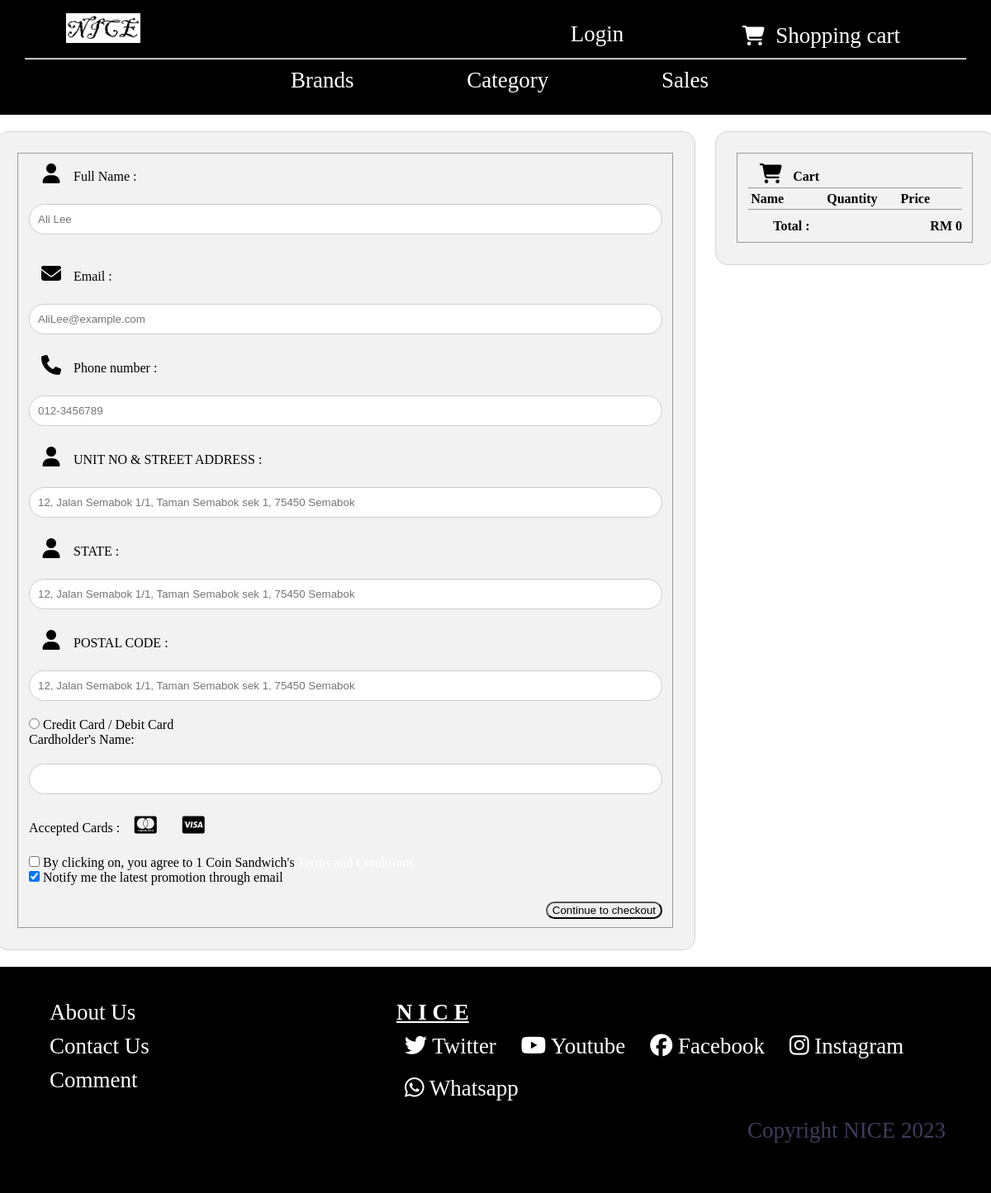
The app's page /payment.php, older data.
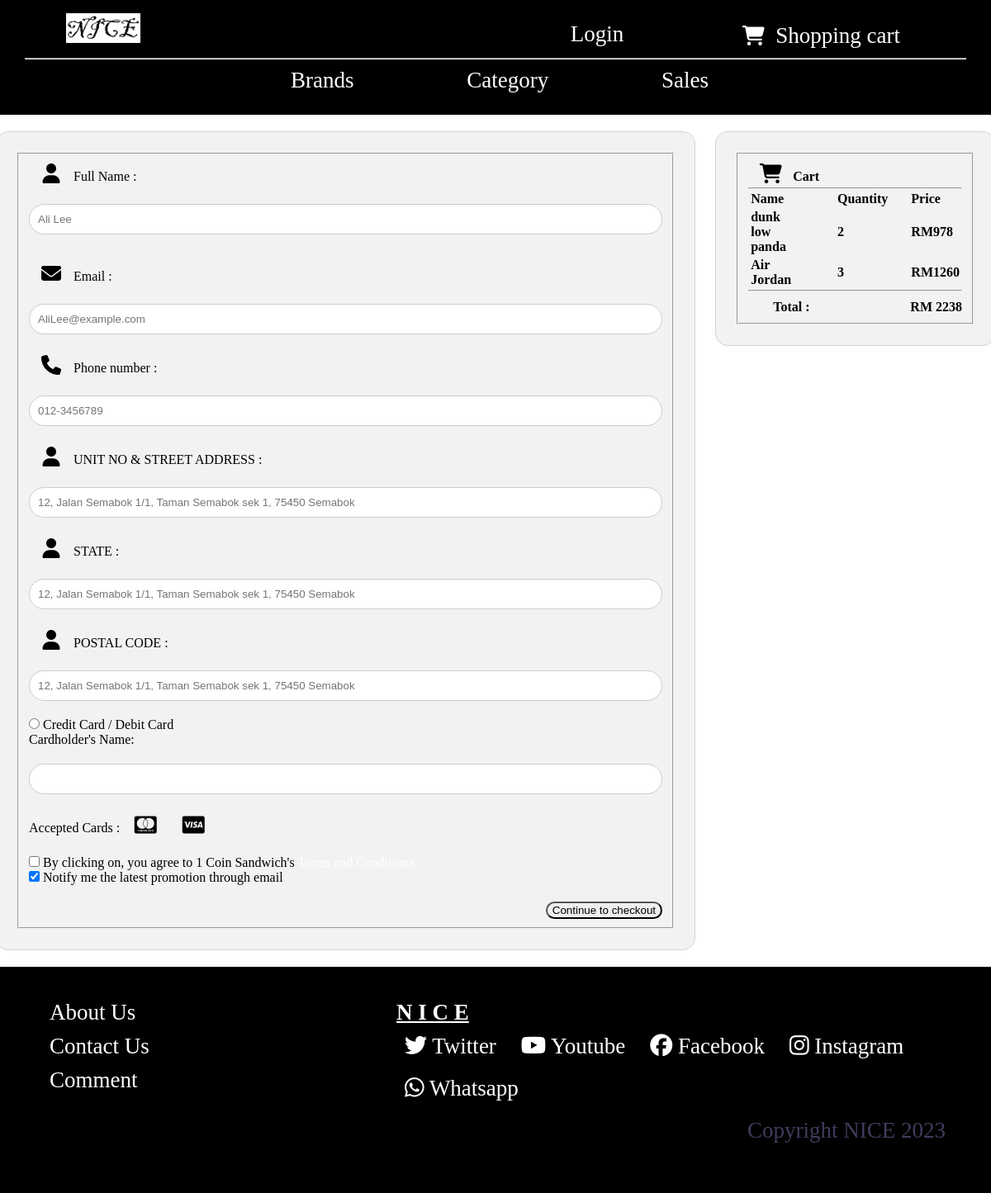
The same page, newer data.
### tables this page shows
CREATE TABLE `orders` (
  `order_ID` int(30) NOT NULL,
  `shoesname` varchar(30) NOT NULL,
  `price` int(30) NOT NULL,
  `quantity` int(30) NOT NULL,
  `username` varchar(30) NOT NULL
);

### payment.php (the view, shortened to what this page needs)
<?php
    include 'header.php';
    include 'conn.php';
?>
<!DOCTYPE html>
<html lang="en">
<head>
</head>
<body>
<div class="middlee">
            <div class="row">
                <div class="box">
                <fieldset>
                    <form name="from1"  method="post" action=""  >
                        <label for="fname" ><i class="fa fa-user"></i>Full Name :</label>
                        <input type="text" name="Fullname" placeholder="Ali Lee">
                        <p id="full" style="font-size:0.8em; color:red"></p>
                        <label for="email"><i class="fa fa-envelope"></i>Email : </label>
                        <input type="text" name="Email" placeholder="AliLee@example.com">
                        <label for="fname"><i class="fa fa-phone"></i>Phone number :</label>
                        <input type="text" name="Phonenumber" placeholder="012-3456789">
                        <label for="fname" ><i class="fa fa-user"></i>UNIT NO & STREET ADDRESS :</label>
                        <input type="text" name="Fullname" placeholder="12, Jalan Semabok 1/1, Taman Semabok sek 1, 75450 Semabok">
                        <label for="fname" ><i class="fa fa-user"></i>STATE :</label>
                        <input type="text" name="Fullname" placeholder="12, Jalan Semabok 1/1, Taman Semabok sek 1, 75450 Semabok">
                        <label for="fname" ><i class="fa fa-user"></i>POSTAL CODE :</label>
                        <input type="text" name="Fullname" placeholder="12, Jalan Semabok 1/1, Taman Semabok sek 1, 75450 Semabok">
                        <div class="selection">
                            <input  type="radio" name="choice" value="CreditorDebit" > Credit Card / Debit Card
                            <div class="form-group" id="CdDB">
                                  <label class="form-label" for="cardholder-name">Cardholder's Name:</label>
                                  <input class="form-input" type="text" id="cardholder-name" name="cardholder-name" size="40" required>
                                </div>
                            <label>Accepted Cards :
                            <i class="fa fa-cc-mastercard"></i>
                            <i class="fa fa-cc-visa"></i>
                            </label><br>
                        </div>
                        <label>
                            <input type="checkbox" name="tick" > By clicking on, you agree to 1 Coin Sandwich's <a href="#"> Terms and Conditions.</a><br>
                            <input type="checkbox" checked="checked"> Notify me the latest promotion through email<br>
                        </label>
                        <input type="submit" name="saveas" value="Continue to checkout" class="botton" style="float:right;">
                    </form>
                    </fieldset>
                </div>
                <div class="box2">
                <fieldset>
                    <h4><i class="fa fa-shopping-cart"></i>Cart <span class="price" style="color:black"> </span>
                    <table>
                        <hr>
                    <?php
                    $sql = "SELECT * FROM orders";
                    $result = mysqli_query($conn,$sql);
                    $total=0;
                    ?>
                    <tr>
                    <td>Name </td>
                    <td>&nbsp;&nbsp;&nbsp;&nbsp;&nbsp;</td>
                    <td>&nbsp;&nbsp;&nbsp;&nbsp;&nbsp;</td>
                    <td>Quantity</td>
                    <td>&nbsp;&nbsp;&nbsp;&nbsp;&nbsp;</td>
                    <td>Price</td>
                    </tr>
                    <?php
                    while($row = mysqli_fetch_array($result))
                    {
                        $p=$row["price"];
                        $q=$row["quantity"];
                        $subtotal=$p*$q;
                        $total =  $total + $subtotal;
                    ?>
                    <tr>
                    <td><?php echo $row["shoesname"]; ?></td>
                    <td>&nbsp;&nbsp;&nbsp;&nbsp;&nbsp;</td>
                    <td>&nbsp;&nbsp;&nbsp;&nbsp;&nbsp;</td>
                    <td><?php echo $row["quantity"]; ?></td>
                    <td>&nbsp;&nbsp;&nbsp;</td>
                    <td>RM<?php echo $subtotal; ?></td>
                    </tr>
                    <?php
                    }
                    ?>
                    </table>
                    <hr>
                    <p>Total :<span class="price" style="color:black"><b>RM <?php echo $total;?></b></span></p>
                    </fieldset>
                </div>
            </div>
    </div>
</body>
</html>
<?php
    include 'footer.php';
?>

Row changes from the older to the newer data that the page shows:
added orders: shoesname "dunk low panda", quantity "2", subtotal "978"
added orders: shoesname "Air Jordan", quantity "3", subtotal "1260"
Text that changed along with them:
$total: "0" → "2238"
